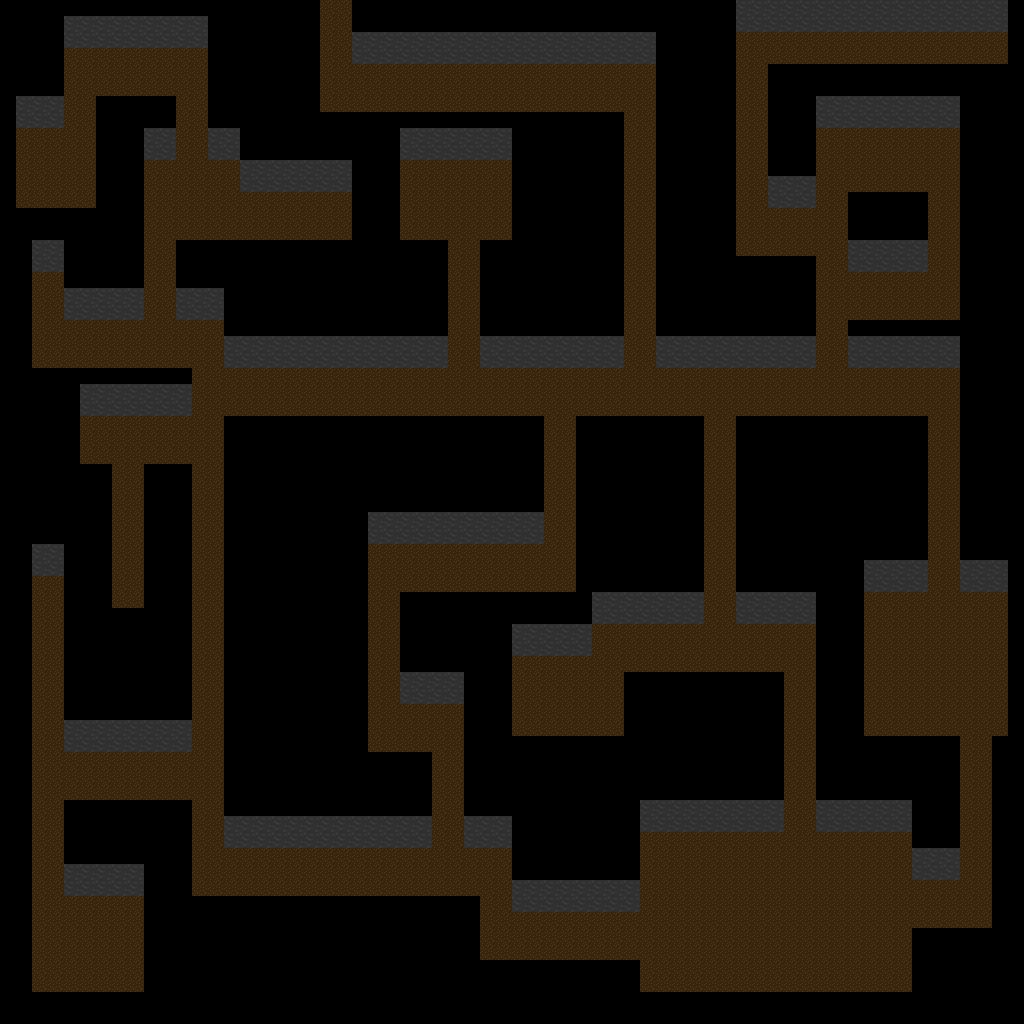

Below is a game level as drawn by its tile map, then a one-line description and the .tmx that defines it (tile-layer data replaced by summaries):
An orthogonal 64x64 tile map with 16x16 px tiles, 2 tile layers (Layer 1, Collision Layer) and 58 objects (20x Torch, 14x Skeleton, 14x Barrel, 9x Bat, start).

<map version="1.2" tiledversion="1.2.3536" orientation="orthogonal" renderorder="right-down" width="64" height="64" tilewidth="16" tileheight="16" infinite="0" nextlayerid="9" nextobjectid="193">
 <tileset firstgid="1" source="dungeon-1.tsx" />
 <layer id="2" name="Layer 1" width="64" height="64">
  <data>[4096 cells, 3353 non-empty, 2 distinct tile ids]</data>
 </layer>
 <layer id="3" name="Collision Layer" width="64" height="64">
  <data>[4096 cells, 1164 non-empty, 2 distinct tile ids]</data>
 </layer>
 <objectgroup id="4" name="Object Layer 1">
  <object id="118" name="start" x="42.386" y="945.663" width="20" height="22.125" />
  <object id="119" name="Torch" x="102.356" y="880.112" width="4.12121" height="4.18561" />
  <object id="120" name="Torch" x="103.235" y="734.771" width="4.12121" height="4.18561" />
  <object id="121" name="Torch" x="150.598" y="735.134" width="4.12121" height="4.18561" />
  <object id="122" name="Torch" x="328.189" y="831.839" width="4.12121" height="4.18561" />
  <object id="123" name="Torch" x="710.773" y="815.741" width="4.12121" height="4.18561" />
  <object id="124" name="Torch" x="901.606" y="576.657" width="4.12121" height="4.18561" />
  <object id="125" name="Torch" x="774.522" y="609.324" width="4.12121" height="4.18561" />
  <object id="126" name="Torch" x="886.939" y="111.407" width="4.12121" height="4.18561" />
  <object id="127" name="Torch" x="886.189" y="255.407" width="4.12121" height="4.18561" />
  <object id="128" name="Torch" x="502.189" y="351.862" width="4.12121" height="4.18561" />
  <object id="129" name="Torch" x="598.439" y="351.907" width="4.12121" height="4.18561" />
  <object id="130" name="Torch" x="342.25" y="352.75" width="4.12121" height="4.18561" />
  <object id="131" name="Torch" x="101.689" y="303.339" width="4.12121" height="4.18561" />
  <object id="132" name="Torch" x="294.098" y="175.952" width="4.12121" height="4.18561" />
  <object id="133" name="Torch" x="102.689" y="31.6572" width="4.12121" height="4.18561" />
  <object id="134" name="Torch" x="166.939" y="31.9072" width="4.12121" height="4.18561" />
  <object id="135" name="Torch" x="438.189" y="47.2405" width="4.12121" height="4.18561" />
  <object id="136" name="Torch" x="566.962" y="46.5436" width="4.12121" height="4.18561" />
  <object id="137" name="Torch" x="167.181" y="399.211" width="4.12121" height="4.18561" />
  <object id="138" name="Torch" x="839.189" y="816.907" width="4.12121" height="4.18561" />
  <object id="147" name="Bat" x="925.333" y="384.937" width="20" height="22.125" />
  <object id="150" name="Skeleton" x="786.5" y="633.438" width="20" height="22.125" />
  <object id="151" name="Bat" x="821.682" y="853.119" width="20" height="22.125" />
  <object id="152" name="Skeleton" x="646.5" y="965.688" width="20" height="22.125" />
  <object id="153" name="Skeleton" x="887.273" y="964.574" width="20" height="22.125" />
  <object id="154" name="Skeleton" x="774.909" y="966.574" width="20" height="22.125" />
  <object id="155" name="Skeleton" x="646.545" y="837.483" width="20" height="22.125" />
  <object id="156" name="Skeleton" x="966.5" y="898.938" width="20" height="22.125" />
  <object id="157" name="Skeleton" x="872" y="702.938" width="20" height="22.125" />
  <object id="158" name="Skeleton" x="980.5" y="602.688" width="20" height="22.125" />
  <object id="159" name="Skeleton" x="385.333" y="380.604" width="20" height="22.125" />
  <object id="162" name="Skeleton" x="449.333" y="203.604" width="20" height="22.125" />
  <object id="164" name="Skeleton" x="120" y="576.688" width="20" height="22.125" />
  <object id="165" name="Skeleton" x="38.1818" y="579.301" width="20" height="22.125" />
  <object id="167" name="Bat" x="374.667" y="548.271" width="20" height="22.125" />
  <object id="168" name="Bat" x="22.25" y="133.188" width="20" height="22.125" />
  <object id="169" name="Bat" x="70.5" y="181.188" width="20" height="22.125" />
  <object id="170" name="Bat" x="973.818" y="34.392" width="20" height="22.125" />
  <object id="171" name="Bat" x="881.955" y="147.256" width="20" height="22.125" />
  <object id="172" name="Skeleton" x="780.545" y="217.273" width="20" height="22.125" />
  <object id="173" name="Skeleton" x="318.333" y="857.938" width="20" height="22.125" />
  <object id="174" name="Bat" x="435.5" y="711.938" width="20" height="22.125" />
  <object id="175" name="Bat" x="115.636" y="761.483" width="20" height="22.125" />
  <object id="176" name="Barrel" x="486.5" y="933.438" width="20" height="22.125" />
  <object id="177" name="Barrel" x="886.5" y="838.188" width="20" height="22.125" />
  <object id="178" name="Barrel" x="870.75" y="598.438" width="20" height="22.125" />
  <object id="179" name="Barrel" x="933.5" y="130.938" width="20" height="22.125" />
  <object id="180" name="Barrel" x="822" y="132.688" width="20" height="22.125" />
  <object id="181" name="Barrel" x="741" y="230.271" width="20" height="22.125" />
  <object id="182" name="Barrel" x="630.75" y="67.1875" width="20" height="22.125" />
  <object id="184" name="Barrel" x="159.636" y="176.051" width="20" height="22.125" />
  <object id="186" name="Barrel" x="49.6818" y="339.938" width="20" height="22.125" />
  <object id="187" name="Barrel" x="200.5" y="323.438" width="20" height="22.125" />
  <object id="188" name="Barrel" x="94.75" y="424.688" width="20" height="22.125" />
  <object id="189" name="Barrel" x="117.5" y="903.438" width="20" height="22.125" />
  <object id="190" name="Barrel" x="460.5" y="546.938" width="20" height="22.125" />
  <object id="192" name="Barrel" x="213" y="176.688" width="20" height="22.125" />
 </objectgroup>
</map>
